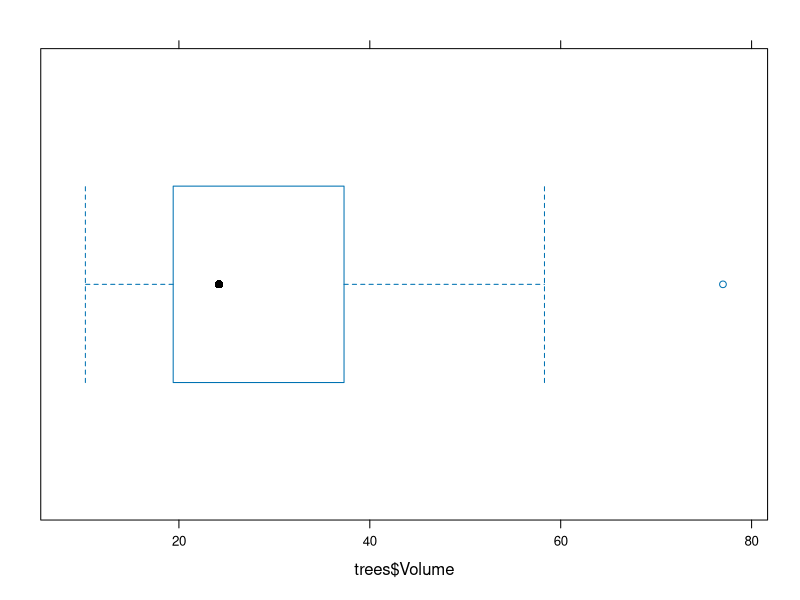
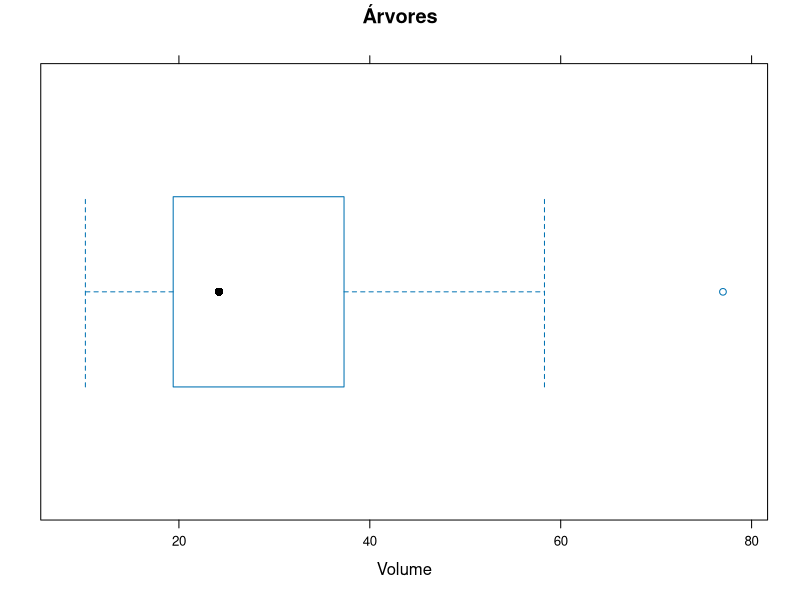
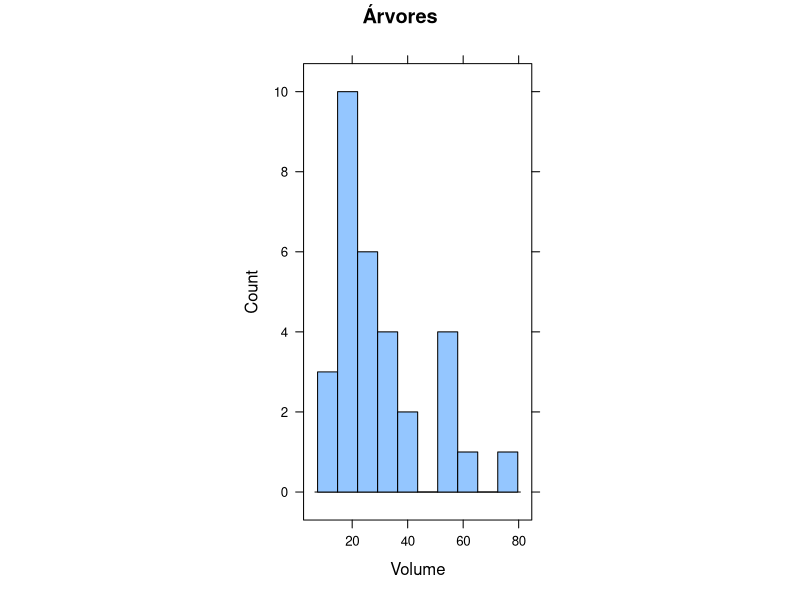
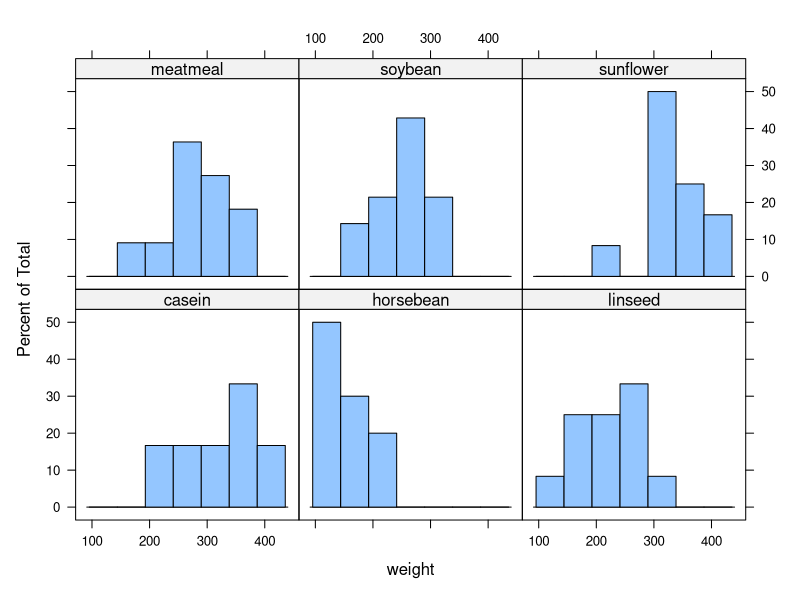
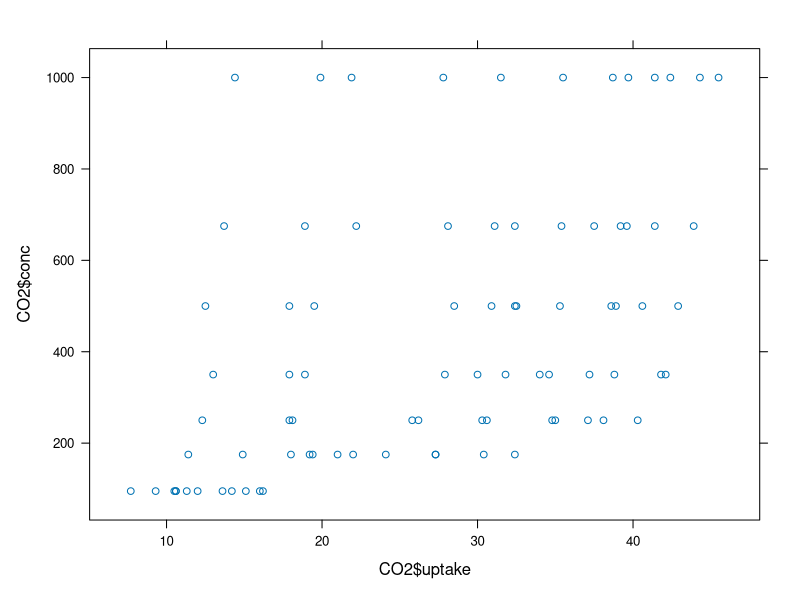
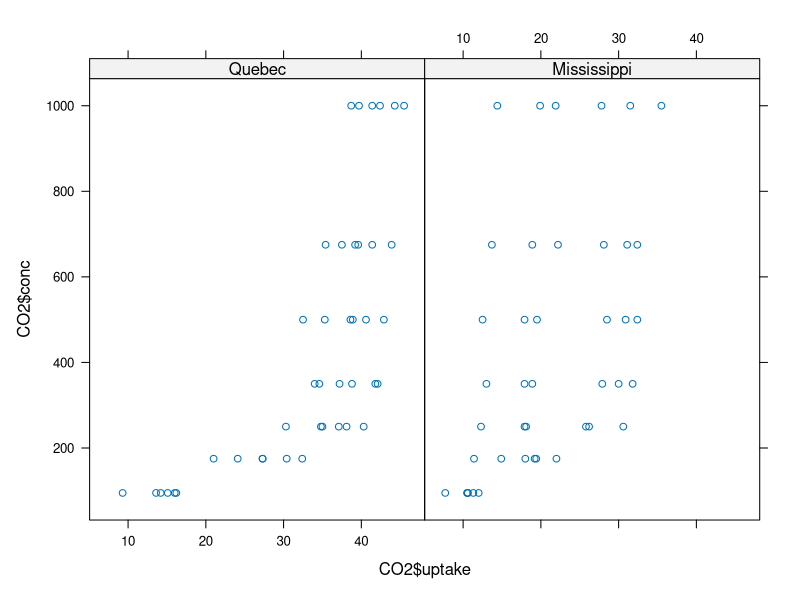
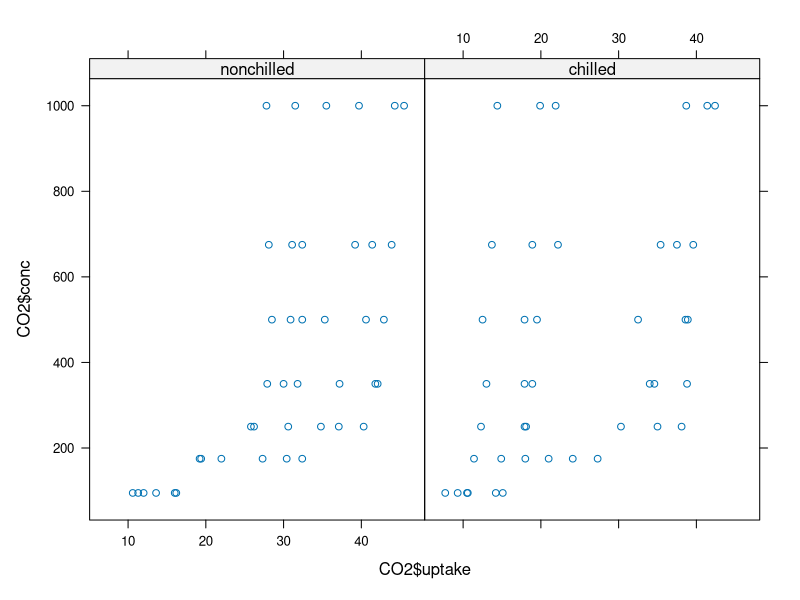
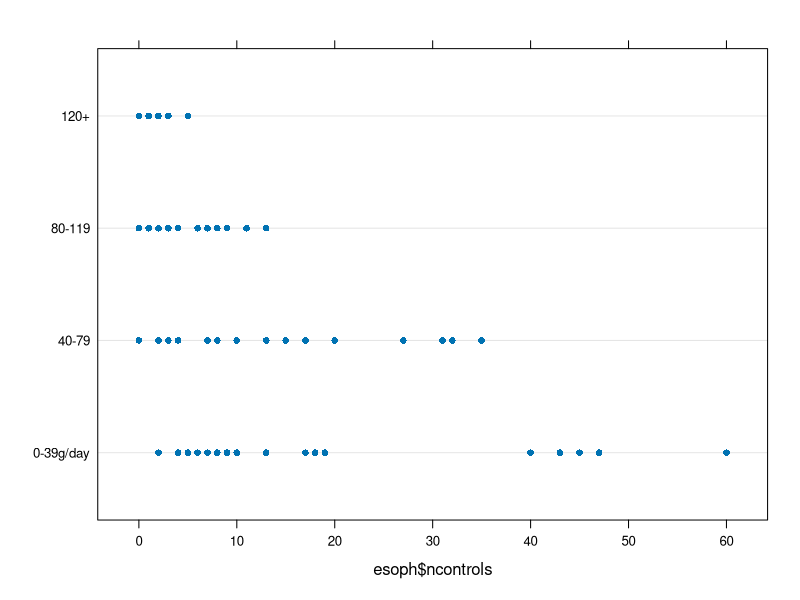

Reproduce these figures in R, in order.
#Formaco Cientista de Dados - Fernando Amaral

library(lattice)

bwplot(trees$Volume)
bwplot(trees$Volume, main="Árvores",xlab="Volume")

histogram(trees$Volume, main="Árvores",xlab="Volume",aspect=2, type = "count", nint=10 )

aggregate(chickwts$weight, by=list(chickwts$feed), FUN=sum)
histogram( ~weight | feed, data=chickwts)

xyplot(CO2$conc ~  CO2$uptake)
xyplot(CO2$conc ~  CO2$uptake | CO2$Type)
xyplot(CO2$conc ~  CO2$uptake | CO2$Treatment)

dotplot(esoph$alcgp ~ esoph$ncontrols, data=esoph)

dotplot(esoph$alcgp ~ esoph$ncontrols | esoph$tobgp)

splom(~CO2[4:5] | CO2$Type, CO2)
parallelplot(~CO2[4:5] | CO2$Type, CO2)

densityplot(~CO2$conc | CO2$Treatment, plot.points=FALSE)

densityplot(CO2$conc)
densityplot(~CO2$conc | CO2$Treatment)
densityplot(~CO2$conc | CO2$Treatment, plot.points=FALSE)

cloud(decrease ~  rowpos * colpos, data=OrchardSprays)

cloud(decrease ~  rowpos * colpos, groups=treatment, data=OrchardSprays)

levelplot(Girth ~Height * Volume, data=trees)
